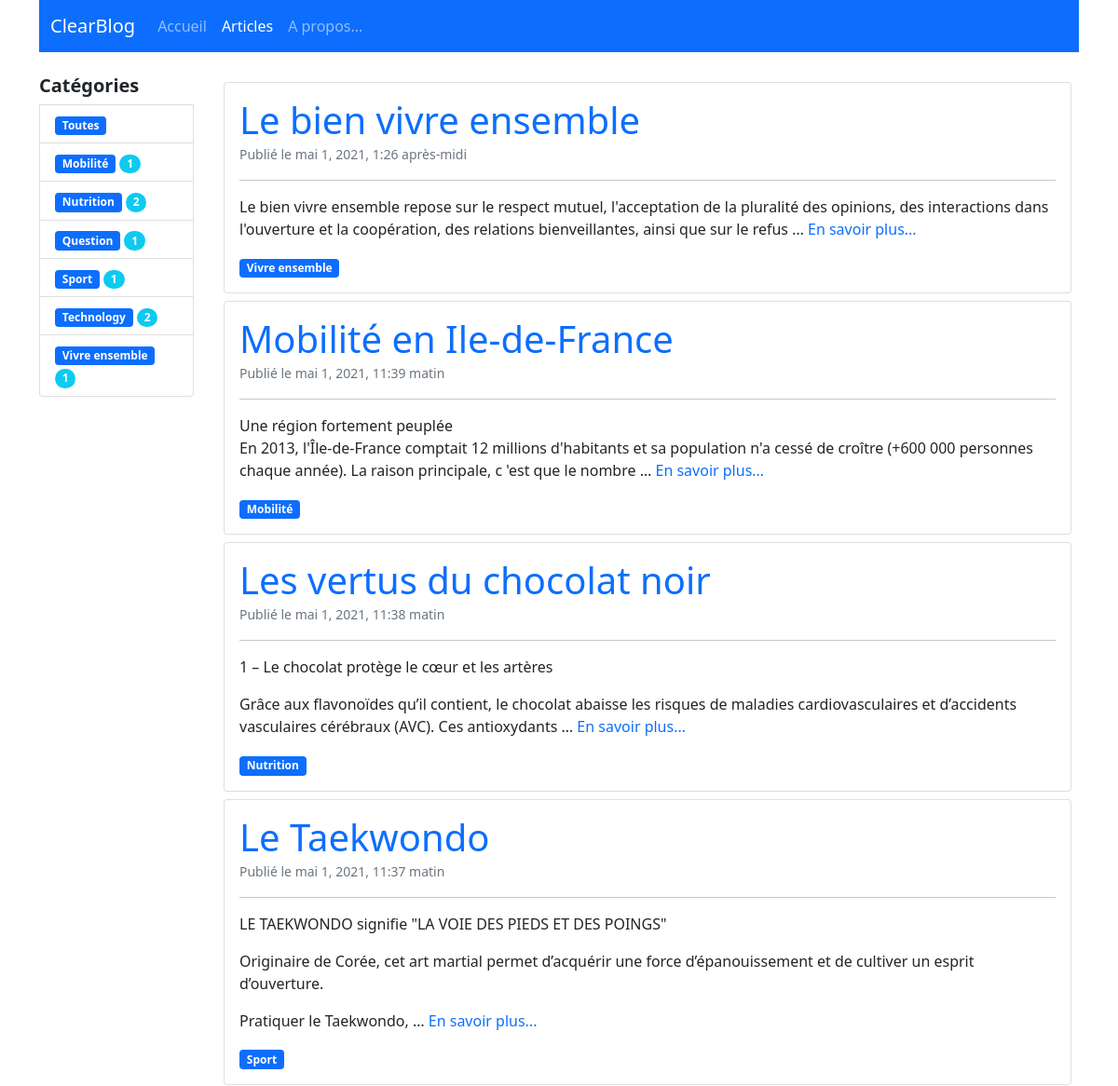
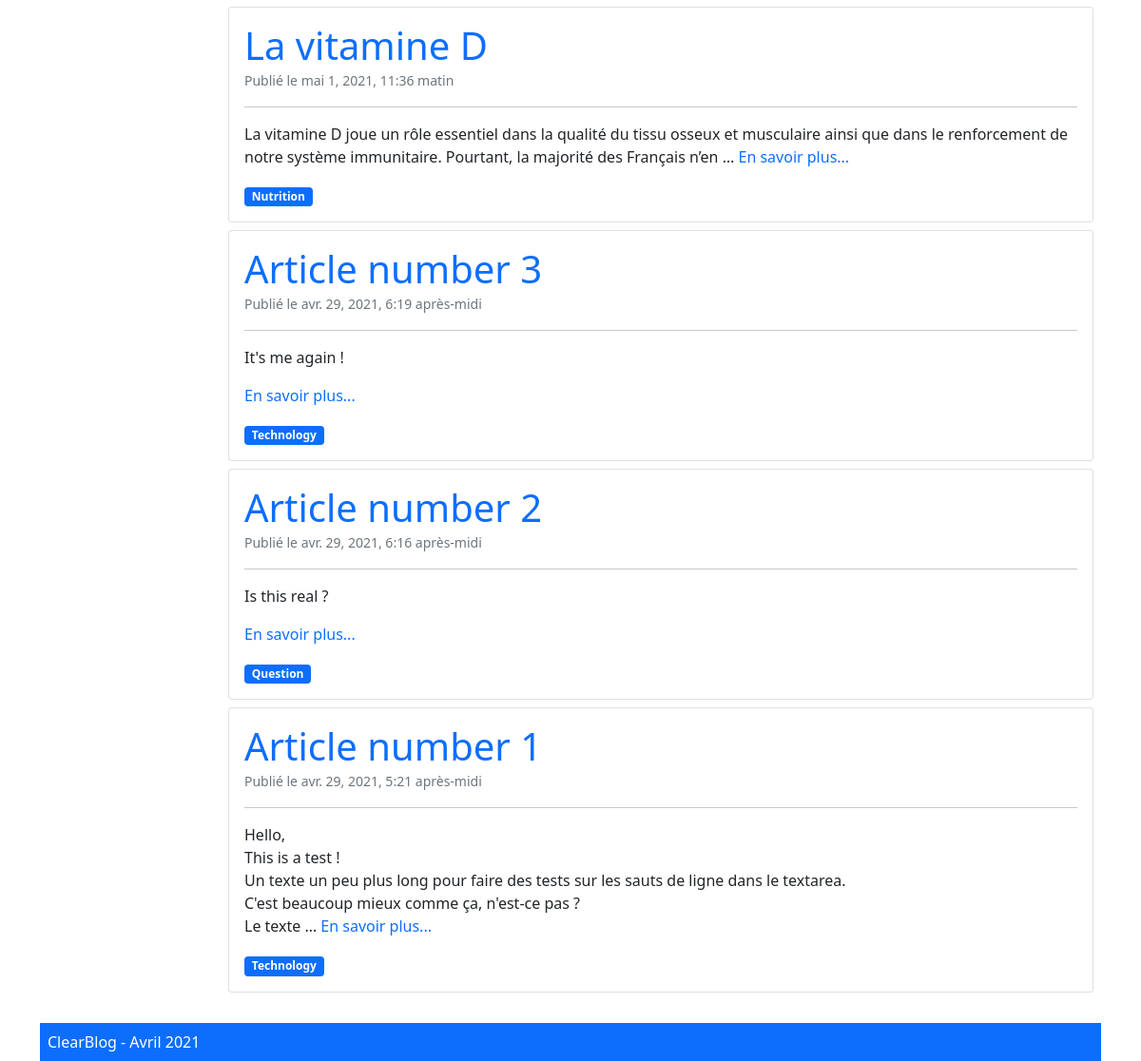
Screenshot of /blog/articles/ with the database file from the repository (2 pictures, top to bottom).
### blog/models.py (models this page shows, shortened)
class Post(models.Model):
    title = models.CharField(max_length=100)
    category = models.ForeignKey('PostCategory', null=True, blank=True,on_delete=models.DO_NOTHING)
    published = models.BooleanField(default=False)
    text = models.TextField(blank=True)
    created_at = models.DateTimeField(auto_now_add=True)

class PostCategory(models.Model):
    name = models.CharField(max_length=50)

### blog/views.py (the view)
# urls.py: path('articles/', views.articles_categorie, name="articles"),
def articles_categorie(request, category_name=''):
     category_name, articles = model_helpers.get_category_and_posts(category_name)
     category_nb_articles = model_helpers.get_nb_posts_category()
     nav_items = navigation.navigation_items(navigation.NAV_POSTS)
     context = {
          "articles": articles,
          "category": category_name,
          "categories" : category_nb_articles,
          "nav_items" : nav_items
     }
     return render(request, 'blog/index.html', context)

### blog/model_helpers.py (called while the page is built, shortened)
def get_category_and_posts(category_name):
    articles = Post.objects.filter(published=True)
    if category_name == '':
        category = ''
    articles = articles.order_by("-created_at")
    return category, articles

def get_nb_posts_category():
    categories = PostCategory.objects.all().order_by('name')
    list_category_nb_articles = []
    for c in categories:
        nb_articles = Post.objects.filter(category__name=c.name).count()
        list_category_nb_articles.append((c.name, nb_articles))
    return list_category_nb_articles

### blog/navigation.py (called while the page is built)
def navigation_items(selected_item):
    nav_items = []
    for name, url in NAV_ITEMS:
        nav_items.append({
            'name': name,
            'url': url,
            'active': True if selected_item == name else False
        })
    return nav_items

### blog/templates/blog/index.html (shortened to what this page needs)
{% extends "base.html" %}
{% block content %}
    <div class="col-lg-10 col-sm-7 order-2">
        {% for a in articles %}
            <div class="card m-2">
                <div class="card-body">
                    <div class="card_title display-6"> <a href="{% url 'article' a.pk %}" class="text-decoration-none"> {{ a.title }} </a></div>
                    <small class="card_subtitle text-muted"> Publié le {{ a.created_at }} </small>
                    <hr>
                    <p class="card-text">
                        {{ a.text|linebreaks|truncatewords:30 }}
                        <a href="{% url 'article' a.pk %}" class="card-link text-decoration-none">En savoir plus...</a>
                    </p>
                    <a href="{% url 'articles_liste' a.category.name %}"
                       class="badge bg-primary card-link text-decoration-none">
                        {{ a.category.name }}
                    </a>
                </div>
            </div>
            {% empty %} <div class="text-info">Aucun article pour le moment ! Revenez plus tard ! </div>
        {% endfor %}
    </div>
    <div class="col-lg-2 col-sm-5 order-1">
        <ul class="list-group">
            <li class="fw-bold d-flex h5 mb-2">Catégories</li>
            <li class="list-group-item">
                <a href="{% url 'articles' %}" class="badge bg-primary text-decoration-none">Toutes</a>
            </li>
            {% for category_info in categories %}
               <li class="list-group-item">
                    <a href="{% url 'articles_liste' category_info.0 %}" class="badge bg-primary text-decoration-none"> {{ category_info.0 }} </a>
                    <span class="badge bg-info rounded-pill">{{ category_info.1 }}</span>
                </li>
            {% endfor %}
        </ul>
    </div>
{% endblock content %}

### rows the page displays
Post: title "Le bien vivre ensemble", created_at "mai 1, 2021, 1:26 après-midi", text "Le bien vivre ensemble repose sur le respect mutuel, l'acceptation de la pluralité des opinions, des interactions dans l'ouverture et la coopération, des relations bienveillantes, ainsi que sur le refus …", category.name "Vivre ensemble"
Post: title "Mobilité en Ile-de-France", created_at "mai 1, 2021, 11:39 matin", text "Une région fortement peuplée En 2013, l'Île-de-France comptait 12 millions d'habitants et sa population n'a cessé de croître (+600 000 personnes chaque année). La raison principale, c 'est que le nombre …", category.name "Mobilité"
Post: title "Les vertus du chocolat noir", created_at "mai 1, 2021, 11:38 matin", text "1 – Le chocolat protège le cœur et les artères Grâce aux flavonoïdes qu’il contient, le chocolat abaisse les risques de maladies cardiovasculaires et d’accidents vasculaires cérébraux (AVC). Ces antioxydants …", category.name "Nutrition"
Post: title "Le Taekwondo", created_at "mai 1, 2021, 11:37 matin", text "LE TAEKWONDO signifie \"LA VOIE DES PIEDS ET DES POINGS\" Originaire de Corée, cet art martial permet d’acquérir une force d’épanouissement et de cultiver un esprit d’ouverture. Pratiquer le Taekwondo, …", category.name "Sport"
Post: title "La vitamine D", created_at "mai 1, 2021, 11:36 matin", text "La vitamine D joue un rôle essentiel dans la qualité du tissu osseux et musculaire ainsi que dans le renforcement de notre système immunitaire. Pourtant, la majorité des Français n’en …", category.name "Nutrition"
Post: title "Article number 3", created_at "avr. 29, 2021, 6:19 après-midi", text "It's me again !", category.name "Technology"
Post: title "Article number 2", created_at "avr. 29, 2021, 6:16 après-midi", text "Is this real ?", category.name "Question"
Post: title "Article number 1", created_at "avr. 29, 2021, 5:21 après-midi", text "Hello, This is a test ! Un texte un peu plus long pour faire des tests sur les sauts de ligne dans le textarea. C'est beaucoup mieux comme ça, n'est-ce pas ? Le texte …", category.name "Technology"
PostCategory: name "Mobilité"
PostCategory: name "Nutrition"
PostCategory: name "Question"
PostCategory: name "Sport"
PostCategory: name "Technology"
PostCategory: name "Vivre ensemble"

### other values shown
{{ ni.name }} "Accueil" "Articles" "A propos..."
{{ category_info.1 }} "1" "2" "1" "1" "2" "1"
